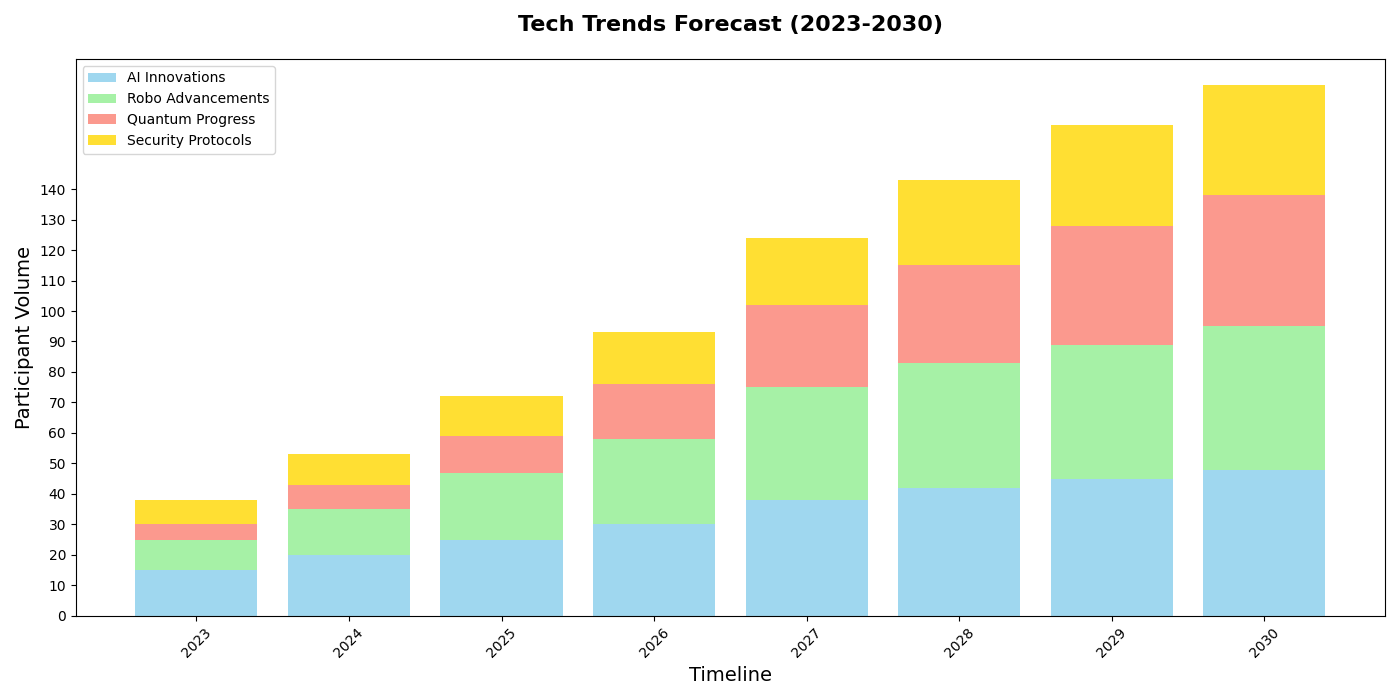

Generate this figure with Python:
import matplotlib.pyplot as plt
import numpy as np

years = np.arange(2023, 2031)
# Randomly altered category names
categories = ['Robo Advancements', 'AI Innovations', 'Quantum Progress', 'Security Protocols']

# Keeping the data unchanged
ai_exhibitors = [15, 20, 25, 30, 38, 42, 45, 48]
robotics_exhibitors = [10, 15, 22, 28, 37, 41, 44, 47]
quantum_exhibitors = [5, 8, 12, 18, 27, 32, 39, 43]
cybersecurity_exhibitors = [8, 10, 13, 17, 22, 28, 33, 36]

robotics_cumulative = np.array(ai_exhibitors) + np.array(robotics_exhibitors)
quantum_cumulative = robotics_cumulative + np.array(quantum_exhibitors)
cybersecurity_cumulative = quantum_cumulative + np.array(cybersecurity_exhibitors)

fig, ax = plt.subplots(figsize=(14, 7))

# Altered labels in bar functions to match categories
ax.bar(years, ai_exhibitors, label=categories[1], color='skyblue', alpha=0.8)
ax.bar(years, robotics_exhibitors, bottom=ai_exhibitors, label=categories[0], color='lightgreen', alpha=0.8)
ax.bar(years, quantum_exhibitors, bottom=robotics_cumulative, label=categories[2], color='salmon', alpha=0.8)
ax.bar(years, cybersecurity_exhibitors, bottom=quantum_cumulative, label=categories[3], color='gold', alpha=0.8)

# Randomly altered title and labels
ax.set_title('Tech Trends Forecast (2023-2030)', fontsize=16, fontweight='bold', pad=20)
ax.set_xlabel('Timeline', fontsize=14)
ax.set_ylabel('Participant Volume', fontsize=14)

ax.set_xticks(years)
ax.set_xticklabels(years, rotation=45)
ax.set_yticks(np.arange(0, 150, step=10))

plt.tight_layout()
plt.legend()
plt.show()
